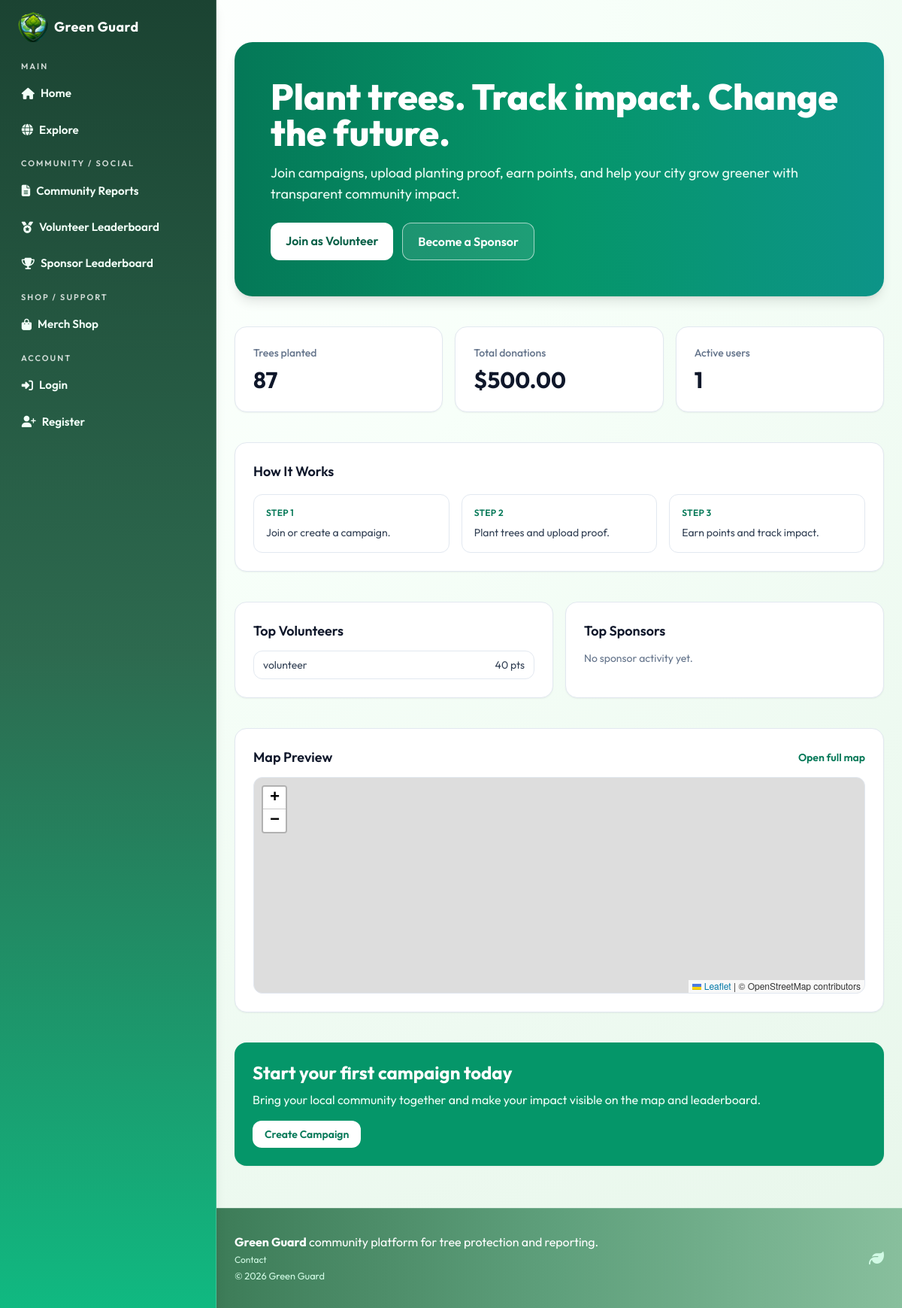
Before: / with the older database file.
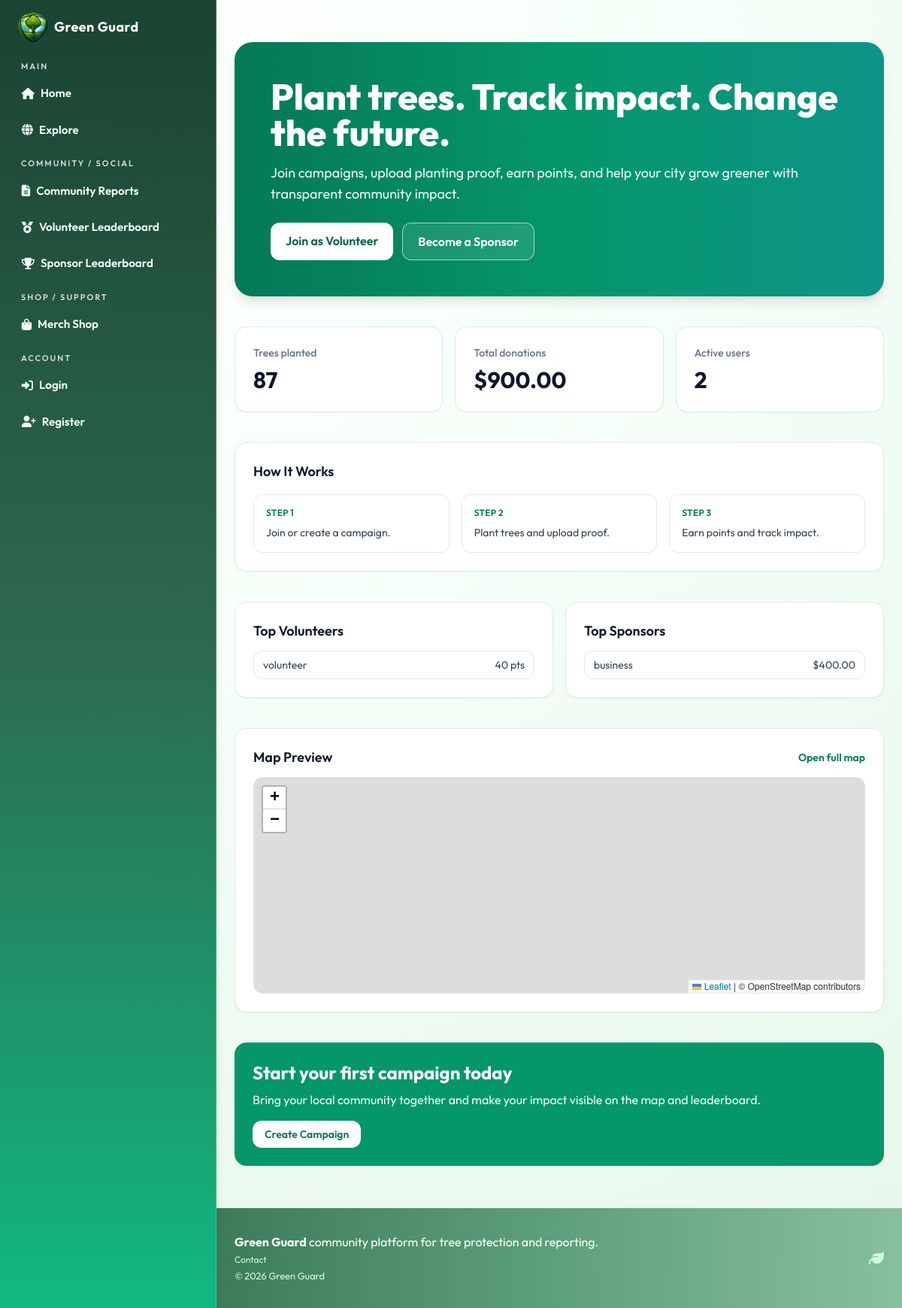
After: the same page with the newer database file.
### models.py (models this page shows)
class User(UserMixin, db.Model):
    id = db.Column(db.Integer, primary_key=True)
    username = db.Column(db.String(80), unique=True, nullable=False)
    email = db.Column(db.String(120), unique=True, nullable=False)
    password_hash = db.Column(db.String(255), nullable=False)
    role = db.Column(db.String(30), default="individual", nullable=False)
    is_admin = db.Column(db.Boolean, default=False, nullable=False)
    created_at = db.Column(
        db.DateTime, default=datetime.utcnow, nullable=False)
    tree_records = db.relationship(
        "TreeRecord", backref="user", lazy=True, cascade="all, delete-orphan"
    )
    cutting_reports = db.relationship(
        "CuttingReport", backref="user", lazy=True, cascade="all, delete-orphan"
    )
    volunteer_signups = db.relationship(
        "VolunteerCampaignSignup", backref="user", lazy=True, cascade="all, delete-orphan"
    )
    support_donations = db.relationship(
        "SupportDonation", backref="user", lazy=True, cascade="all, delete-orphan"
    )
    created_campaigns = db.relationship(
        "Campaign", backref="creator", lazy=True, foreign_keys="Campaign.creator_user_id"
    )
    merch_purchases = db.relationship(
        "MerchPurchase", backref="user", lazy=True, cascade="all, delete-orphan"
    )

### routes/main.py (the view)
@main_bp.route("/")
def index():
    if current_user.is_authenticated:
        if current_user.is_admin:
            return redirect(url_for("admin.dashboard"))
        return redirect_for_role(current_user.role)
    total_trees = TreeRecord.query.with_entities(TreeRecord.quantity).all()
    total_tree_count = sum(item.quantity for item in total_trees)
    total_reports = CuttingReport.query.count()
    total_users = User.query.filter(User.is_admin.is_(False)).count()
    total_donations = sum(float(item.amount)
                          for item in SupportDonation.query.all())
    volunteer_users = User.query.filter(
        User.is_admin.is_(False),
        User.role != "business",
    ).all()
    volunteer_rows = []
    for user in volunteer_users:
        score_data = _calculate_volunteer_score(user)
        volunteer_rows.append(
            {
                "user": user,
                "points": score_data["total_points"],
                "trees": score_data["tree_count"],
            }
        )
    volunteer_rows.sort(
        key=lambda row: (row["points"], row["trees"],
                         row["user"].username.lower()),
        reverse=True,
    )
    top_volunteers = volunteer_rows[:3]
    sponsor_rows = []
    sponsors = User.query.filter(
        User.is_admin.is_(False),
        User.role.in_(["business", "individual"]),
    ).all()
    for sponsor in sponsors:
        total_amount = sum(
            float(item.amount)
            for item in SupportDonation.query.filter_by(user_id=sponsor.id).all()
        )
        sponsor_rows.append({"user": sponsor, "total_amount": total_amount})
    sponsor_rows.sort(
        key=lambda row: (row["total_amount"], row["user"].username.lower()),
        reverse=True,
    )
    top_sponsors = sponsor_rows[:3]
    latest_trees = (
        TreeRecord.query.order_by(TreeRecord.created_at.desc())
        .limit(20)
        .all()
    )
    latest_trees_json = [
        {
            "species": tree.species,
            "quantity": tree.quantity,
            "latitude": tree.latitude,
            "longitude": tree.longitude,
            "username": tree.user.username,
        }
        for tree in latest_trees
    ]
    co2_kg = total_tree_count * 21
    co2_display = f"{co2_kg} kg"
    if co2_kg >= 1000:
        co2_display = f"{co2_kg / 1000:.2f} tonnes"
    return render_template(
        "home.html",
        total_trees=total_tree_count,
        total_reports=total_reports,
        total_users=total_users,
        total_donations=total_donations,
        co2_display=co2_display,
        top_volunteers=top_volunteers,
        top_sponsors=top_sponsors,
        latest_trees_json=latest_trees_json,
    )

### routes/main.py (called while the page is built)
def _calculate_volunteer_score(user: User) -> dict:
    trees = TreeRecord.query.filter_by(user_id=user.id).all()
    reports = CuttingReport.query.filter_by(user_id=user.id).all()
    campaigns_created = Campaign.query.filter_by(
        creator_user_id=user.id).count()
    tree_count = sum(tree.quantity or 0 for tree in trees)
    report_count = len(reports)
    tree_points = tree_count * 10
    report_points = report_count * 15
    campaign_points = campaigns_created * 30
    total_points = tree_points + report_points + campaign_points
    return {
        "tree_count": tree_count,
        "report_count": report_count,
        "campaigns_created": campaigns_created,
        "total_points": total_points,
    }

### templates/home.html (shortened to what the changed rows need)
{% extends 'base.html' %}
{% block extra_css %}
  <link rel="stylesheet" href="https://unpkg.com/leaflet@1.9.4/dist/leaflet.css" />
{% endblock %}
{% block content %}
  <section class="mx-auto mt-8 w-full max-w-6xl px-4 sm:px-6">
    <div class="rounded-3xl bg-gradient-to-r from-emerald-700 via-emerald-600 to-teal-600 p-8 shadow-lg sm:p-12">
      <h1 class="text-4xl font-extrabold leading-tight text-white sm:text-5xl">Plant trees. Track impact. Change the future.</h1>
    </div>
  </section>
  <section class="mx-auto my-10 grid w-full max-w-6xl grid-cols-1 gap-4 px-4 sm:grid-cols-3 sm:px-6">
    <article class="rounded-2xl border border-slate-200 bg-white p-6 shadow-sm">
      <h2 class="mt-2 text-3xl font-bold text-slate-900">{{ total_trees }}</h2>
    </article>
    <article class="rounded-2xl border border-slate-200 bg-white p-6 shadow-sm">
      <p class="text-sm font-medium text-slate-500">Total donations</p>
      <h2 class="mt-2 text-3xl font-bold text-slate-900">${{ '%.2f'|format(total_donations) }}</h2>
    </article>
    <article class="rounded-2xl border border-slate-200 bg-white p-6 shadow-sm">
      <p class="text-sm font-medium text-slate-500">Active users</p>
      <h2 class="mt-2 text-3xl font-bold text-slate-900">{{ total_users }}</h2>
    </article>
  </section>
  <section class="mx-auto mb-10 grid w-full max-w-6xl grid-cols-1 gap-4 px-4 sm:px-6 lg:grid-cols-2">
    <article class="rounded-2xl border border-slate-200 bg-white p-6 shadow-sm">
      <ul class="mt-3 space-y-2 text-sm text-slate-700">
        {% for row in top_sponsors %}
          <li class="flex items-center justify-between rounded-xl border border-slate-200 px-3 py-2">
            <span>{{ row.user.username }}</span>
            <span>${{ '%.2f'|format(row.total_amount) }}</span>
          </li>
        {% else %}
          <li class="text-slate-500">No sponsor activity yet.</li>
        {% endfor %}
      </ul>
    </article>
  </section>
{% endblock %}

Changed rows visible on the page:
added User: user.username "business"
Other visible differences:
{{ '%.2f'|format(total_donations) }}: "500.00" → "900.00"
{{ total_users }}: "1" → "2"
new list line: "$ 400.00"
text no longer shown: "No sponsor activity yet."
